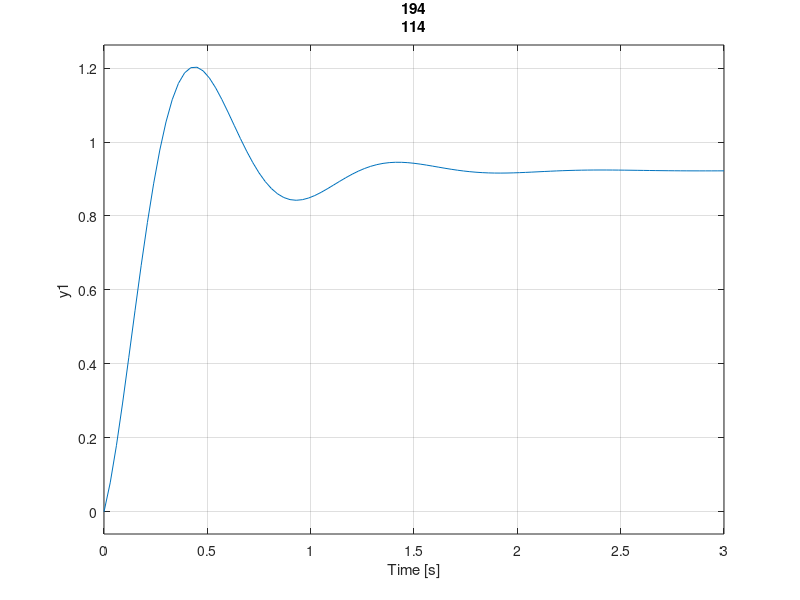

Here is the MATLAB script that generated this plot: (Note: this script raises an error after producing the figure.)
KH = load('KH'); KH = KH.tfResult; % 대조군
SB = load('KH_0918'); SB = SB.tfResult; % 실험군
% SB = load('SB'); SB = SB.tfResult; % 실험군
% SB = load('KH_discrete'); SB = SB.tfResult; % 실험군
% SB = load('KH_sweep'); SB = SB.tfResult; % 실험군

KH_mix = load('KH_mix'); KH_mix = KH_mix.tfResult;
SB_mix = load('KH_mix_0918'); SB_mix = SB_mix.tfResult;
Flag = ["Roll","v","Y","Pitch","u","X","Yaw","w","Alt"];
FlagMix = ["P->A","P->V","P->P"];

BW_KH = zeros(1,9); BW_SB = zeros(1,9);
BW_KH_mix = zeros(1,3); BW_SB_mix = zeros(1,3);
stepResult{2,12} = [];
stepSse = zeros(2,12);

figure(5)
clf
for i = 1:9
    subplot(3,3,i)
    hold on
    grid on
    y1 = step(tf(KH{i}.Num,KH{i}.Den));
    y2 = step(tf(SB{i}.Num,SB{i}.Den));
    step(tf(KH{i}.Num,KH{i}.Den));
    step(tf(SB{i}.Num,SB{i}.Den));
    title("Step "+Flag(i))
    BW_KH(i) = bandwidth(tf(KH{i}.Num,KH{i}.Den));
    BW_SB(i) = bandwidth(tf(SB{i}.Num,SB{i}.Den));
    stepResult{1,i} = stepinfo(tf(KH{i}.Num,KH{i}.Den));
    stepResult{2,i} = stepinfo(tf(SB{i}.Num,SB{i}.Den));
    stepSse(1,i) = 1 - y1(end);
    stepSse(2,i) = 1 - y2(end);
end
disp('c1')

figure(6)
clf
GMPM_KH = zeros(9,4);
GMPM_SB = zeros(9,4);
for i = 1:9
    subplot(3,3,i)
    hold on
    [Gm,Pm,Wcg,Wcp] = margin(tf(KH{i}.Num,KH{i}.Den));
    margin(tf(KH{i}.Num,KH{i}.Den));
    GMPM_KH(i,:) = [Gm,Pm,Wcg,Wcp];
    [Gm,Pm,Wcg,Wcp] = margin(tf(SB{i}.Num,SB{i}.Den));
    margin(tf(SB{i}.Num,SB{i}.Den));
    GMPM_SB(i,:) = [Gm,Pm,Wcg,Wcp];
    grid on
    title("Bode "+Flag(i))
end
disp('c2')
%%mix code
figure(7)
clf
for i = 1:3
    subplot(3,1,i)
    hold on
    grid on
    step(tf(KH_mix{i}.Num,KH_mix{i}.Den))
    step(tf(SB_mix{i}.Num,SB_mix{i}.Den))
    title("Step "+FlagMix(i))
    BW_KH_mix(i) = bandwidth(tf(KH_mix{i}.Num,KH_mix{i}.Den));
    BW_SB_mix(i) = bandwidth(tf(SB_mix{i}.Num,SB_mix{i}.Den));
    stepResult{1,i+9} = stepinfo(tf(KH_mix{i}.Num,KH_mix{i}.Den));
    stepResult{2,i+9} = stepinfo(tf(SB_mix{i}.Num,SB_mix{i}.Den));
end
disp('c3')
figure(8)
clf
GMPM_KH_mix = zeros(3,4);
GMPM_SB_mix = zeros(3,4);
for i = 1:3
    subplot(3,1,i)
    hold on
    grid on
    [Gm,Pm,Wcg,Wcp]=margin(tf(KH_mix{i}.Num,KH_mix{i}.Den));
    GMPM_KH_mix(i,:) = [Gm,Pm,Wcg,Wcp];
    margin(tf(KH_mix{i}.Num,KH_mix{i}.Den));
    [Gm,Pm,Wcg,Wcp]=margin(tf(SB_mix{i}.Num,SB_mix{i}.Den));
    GMPM_SB_mix(i,:) = [Gm,Pm,Wcg,Wcp];
    margin(tf(SB_mix{i}.Num,SB_mix{i}.Den));
    title("Bode "+FlagMix(i))
    grid on
end
disp('c4')

stepRise = zeros(2,12);
stepSettle = zeros(2,12);
stepOver = zeros(2,12);
for i = 1:12
    stepRise(1,i) = stepResult{1,i}.RiseTime;
    stepRise(2,i) = stepResult{2,i}.RiseTime;
    stepSettle(1,i) = stepResult{1,i}.SettlingTime;
    stepSettle(2,i) = stepResult{2,i}.SettlingTime;
    stepOver(1,i) = stepResult{1,i}.Overshoot;
    stepOVer(2,i) = stepResult{1,i}.Overshoot;
end


figure(9)
clf
subplot(6,1,1)
bar([[BW_KH,BW_KH_mix]'/pi/2,[BW_SB,BW_SB_mix]'/pi/2])
xticklabels([Flag,FlagMix])
grid on
title('BandWidth')
ylabel('hz')
legend('KH','SB')

subplot(6,1,2)
bar([[GMPM_KH(:,1);GMPM_KH_mix(:,1)],[GMPM_SB(:,1);GMPM_SB_mix(:,1)]])
xticklabels([Flag,FlagMix])
grid on
title('Gain Margin')
ylabel('db')

subplot(6,1,3)
bar([[GMPM_KH(:,2);GMPM_KH_mix(:,2)],[GMPM_SB(:,2);GMPM_SB_mix(:,2)]])
xticklabels([Flag,FlagMix])
grid on
title('Phase Margin')
ylabel('deg')

subplot(6,1,4)
bar([stepRise(1,:)',stepRise(2,:)'])
xticklabels([Flag,FlagMix])
grid on
title('Rise Time')
ylabel('deg')

subplot(6,1,5)
bar([stepSettle(1,:)',stepSettle(2,:)'])
xticklabels([Flag,FlagMix])
grid on
title('Settling Time')
ylabel('deg')

subplot(6,1,6)
bar([abs(stepSse(1,:)'),abs(stepSse(2,:)')])
xticklabels([Flag,FlagMix])
grid on
title('SSE')
ylabel('deg')
